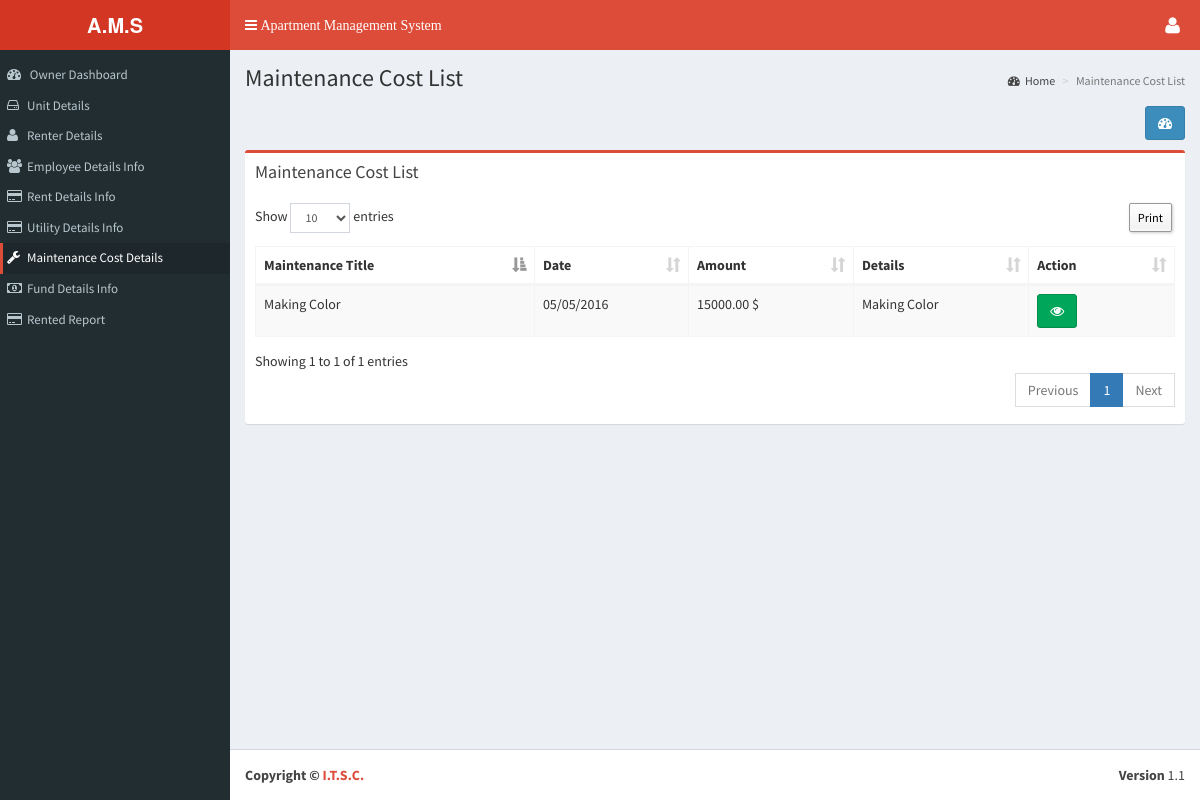
Page /o_dashboard/maintenance_cost.php (signed in) on the committed database.
### tables this page shows
CREATE TABLE `tbl_add_maintenance_cost` (
  `mcid` int(11) NOT NULL,
  `m_title` varchar(200) NOT NULL,
  `m_date` varchar(200) NOT NULL,
  `m_amount` decimal(15,2) NOT NULL DEFAULT '0.00',
  `m_details` varchar(200) NOT NULL,
  `xmonth` int(11) NOT NULL DEFAULT '0',
  `xyear` int(11) NOT NULL DEFAULT '0',
  `branch_id` int(11) NOT NULL,
  `added_date` timestamp NOT NULL DEFAULT CURRENT_TIMESTAMP
);

### language/English/lang_left_menu.php (called while the page is built, shortened)
<?php
$_data['menu_dashboard'] 					= "Dashboard";
$_data['menu_floor'] 						= "Floor Information";
$_data['menu_floor_list'] 					= "Floor List";
$_data['menu_floor_add'] 					= "Add Floor";
$_data['menu_unit_information'] 			= "Unit Information";
$_data['menu_unit_list'] 					= "Unit List";
$_data['menu_add_unit'] 					= "Add Unit";
$_data['menu_owner_information'] 			= "Owner Information";
$_data['menu_owner_list'] 					= "Owner List";
$_data['menu_add_owner'] 					= "Add Owner";
$_data['menu_renter_information'] 			= "Renter Information";
$_data['menu_renter_list'] 					= "Renter List";
$_data['menu_add_renter'] 					= "Add Renter";
$_data['menu_employee_information'] 		= "Employee Information";
$_data['menu_employee_list'] 				= "Employee List";
$_data['menu_add_employee'] 				= "Add Employee";
$_data['menu_rent_collection'] 				= "Rent Collection";
$_data['menu_rent_list'] 					= "Rent List";
$_data['menu_add_rent'] 					= "Add Rent";
$_data['menu_owner_utility'] 				= "Owner Utility";
$_data['menu_owner_utility_list'] 			= "Owner Utility List";
$_data['menu_add_owner_utility'] 			= "Add Owner Utility";
$_data['menu_maintenance_cost'] 			= "Maintenance Cost";
$_data['menu_maintenance_cost_list'] 		= "Maintenance Cost List";
$_data['menu_add_maintenance_cost'] 		= "Add Maintenance Cost";
$_data['menu_management_committee'] 		= "Management Committee";
$_data['menu_member_list'] 					= "Member List";
$_data['menu_add_member'] 					= "Add Member";
$_data['menu_fund'] 						= "Fund";
$_data['menu_fund_list'] 					= "Fund List";
$_data['menu_add_fund'] 					= "Add Fund";
$_data['menu_bill'] 						= "Bill";
$_data['menu_bill_list'] 					= "Bill List";
$_data['menu_add_bill'] 					= "Add Bill";
$_data['menu_building_info'] 				= "Building Info";
$_data['menu_complain'] 					= "Complain";
$_data['menu_complain_list'] 				= "Complain List";
$_data['menu_add_complain'] 				= "Add Complain";
$_data['menu_visitor'] 						= "Visitor";
$_data['menu_visitor_list'] 				= "Visitor List";
$_data['menu_add_visitor'] 					= "Add Visitor";
$_data['menu_report'] 						= "Report";
$_data['menu_fair_report'] 					= "Fare Report";
$_data['menu_rented_report'] 				= "Rented Report";
$_data['menu_visitors_report'] 				= "Visitors Report";
$_data['menu_complain_report'] 				= "Complain Report";
$_data['menu_unit_status_report'] 			= "Unit Status Report";
$_data['menu_fund_status'] 					= "Fund Status";
$_data['menu_bill_report'] 					= "Bill Report";
$_data['menu_settings'] 					= "Settings";
$_data['menu_bill_setup'] 					= "Bill Setup";
$_data['menu_utility_bill'] 				= "Utility Bill";
$_data['menu_employee_setup'] 				= "Employee Salary";
$_data['menu_management_member_type'] 		= "Management Member Type";
$_data['menu_month_setup'] 					= "Month Setup";
$_data['menu_year_setup'] 					= "Year Setup";
$_data['menu_language_setup'] 				= "System Setup";
$_data['menu_branch'] 						= "Branch";
$_data['menu_add_branch'] 					= "Add Branch";
$_data['menu_branch_list'] 					= "Branch List";
?>

### o_dashboard/maintenance_cost.php (the view, shortened to what this page needs)
<?php include('../header_owner.php');
?>
<section class="content-header">
  <h1> <?php echo $_data['text_1'];?> </h1>
  <ol class="breadcrumb">
    <li><a href="<?php echo WEB_URL?>o_dashboard.php"><i class="fa fa-dashboard"></i><?php echo $_data['home_breadcam'];?></a></li>
    <li class="active"><?php echo $_data['text_1'];?></li>
  </ol>
</section>
<section class="content">
<div class="row">
  <div class="col-xs-12">
    <div align="right" style="margin-bottom:1%;"><a class="btn btn-primary" data-toggle="tooltip" href="<?php echo WEB_URL; ?>o_dashboard.php" data-original-title="<?php echo $_data['owner_dashboard'];?>"><i class="fa fa-dashboard"></i></a> </div>
    <div class="box box-danger">
      <div class="box-header">
        <h3 class="box-title"><?php echo $_data['text_1'];?></h3>
      </div>
      <div class="box-body">
        <table class="table sakotable table-bordered table-striped dt-responsive">
          <thead>
            <tr>
              <th><?php echo $_data['text_2'];?></th>
              <th><?php echo $_data['text_3'];?></th>
              <th><?php echo $_data['text_4'];?></th>
              <th><?php echo $_data['text_5'];?></th>
              <th><?php echo $_data['action_text'];?></th>
            </tr>
          </thead>
          <tbody>
        <?php
				$result = mysql_query("Select * from tbl_add_maintenance_cost order by mcid desc",$link);
				while($row = mysql_fetch_array($result)){?>
            <tr>
            <td><?php echo $row['m_title']; ?></td>
            <td><?php echo $row['m_date']; ?></td>
            <td><?php echo $row['m_amount'].' '.CURRENCY; ?></td>
			<td><?php echo $row['m_details']; ?></td>
            <td>
            <a class="btn btn-success" data-toggle="tooltip" href="javascript:;" onclick="$('#nurse_view_<?php echo $row['mcid']; ?>').modal('show');" data-original-title="<?php echo $_data['view_text'];?>"><i class="fa fa-eye"></i></a>
            </td>
            </tr>
            <?php } mysql_close($link); ?>
          </tbody>
        </table>
      </div>
    </div>
  </div>
</div>
<?php include('../footer.php'); ?>

### rows in the picture
tbl_add_maintenance_cost: m_title "Making Color", m_date "05/05/2016", m_amount "15000.00", m_details "Making Color"

### other values in the picture
$_data['text_1'] "Owner Dashboard"
$_data['text_2'] "Unit Details"
$_data['text_3'] "Renter Details"
$_data['text_4'] "Employee Details Info"
$_data['text_5'] "Rent Details Info"
$_data['text_6'] "Utility Details Info"
$_data['text_7'] "Maintenance Cost Details"
$_data['text_8'] "Fund Details Info"
$_data['text_9'] "Rented Report"
$_data['text_1'] "Maintenance Cost List"
$_data['home_breadcam'] "Home"
$_data['text_2'] "Maintenance Title"
$_data['text_3'] "Date"
$_data['text_4'] "Amount"
$_data['text_5'] "Details"
